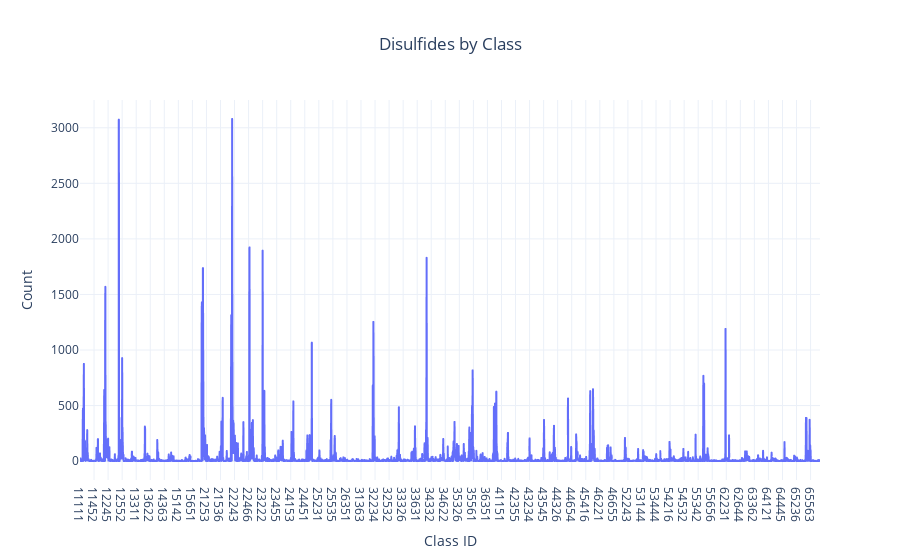

Write notebook code for a chart like this one.
### Code cell
from proteusPy.DisulfideClasses import plot_count_vs_classid
plot_count_vs_classid(PDB_SS.tclass.sixclass_df, 'Disulfides by Class')

### Figure 1 — Plotly figure (JSON) as saved in the notebook; plotly's stock layout.template omitted (floating-point values rounded to 4 significant figures; data arrays with more than 128 entries replaced by an {"elided": "..."} marker saying what was removed)
{"data": [{"hovertemplate": "class_id=%{x}<br>count=%{y}<extra></extra>", "legendgroup": "", "line": {"color": "#636efa", "dash": "solid"}, "marker": {"symbol": "circle"}, "mode": "lines", "name": "", "showlegend": false, "type": "scattergl", "x": {"elided": "4004 str values"}, "xaxis": "x", "y": {"elided": "4004 int values"}, "yaxis": "y"}], "layout": {"legend": {"tracegroupgap": 0}, "showlegend": true, "title": {"text": "Disulfides by Class", "x": 0.5}, "xaxis": {"anchor": "y", "domain": [0, 1], "title": {"text": "Class ID"}}, "yaxis": {"anchor": "x", "domain": [0, 1], "title": {"text": "Count"}}}}
